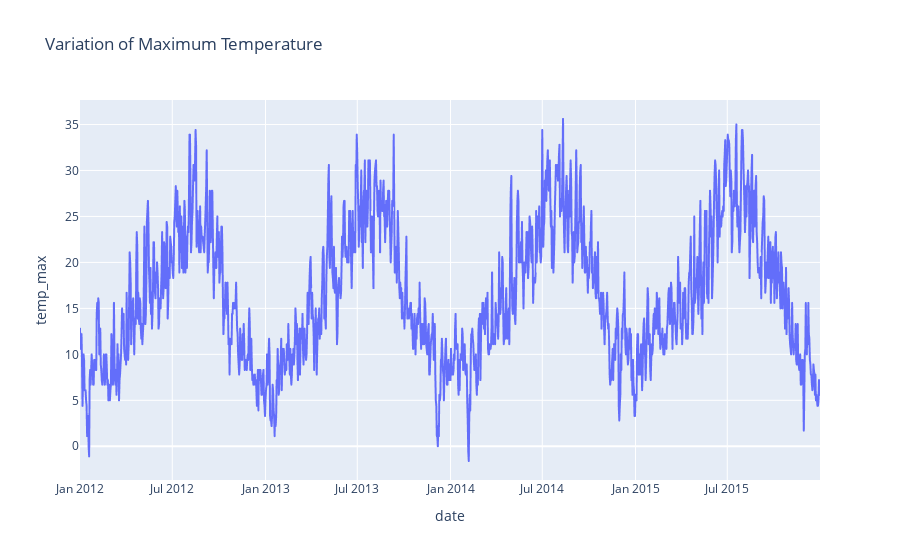

The notebook cell this image was saved under:
### Code cell
px.line(data_frame = data,
       x = 'date',
       y = 'temp_max', 
       title = 'Variation of Maximum Temperature')

### Figure 1 — Plotly figure (JSON) as saved in the notebook; plotly's stock layout.template omitted (floating-point values rounded to 4 significant figures; data arrays with more than 128 entries replaced by an {"elided": "..."} marker saying what was removed)
{"data": [{"hovertemplate": "date=%{x}<br>temp_max=%{y}<extra></extra>", "legendgroup": "", "line": {"color": "#636efa", "dash": "solid"}, "marker": {"symbol": "circle"}, "mode": "lines", "name": "", "showlegend": false, "type": "scattergl", "x": {"elided": "1461 str values"}, "xaxis": "x", "y": {"elided": "1461 float values"}, "yaxis": "y"}], "layout": {"autosize": true, "legend": {"tracegroupgap": 0}, "title": {"text": "Variation of Maximum Temperature"}, "xaxis": {"anchor": "y", "autorange": true, "domain": [0, 1], "range": ["2012-01-01", "2015-12-31"], "title": {"text": "date"}, "type": "date"}, "yaxis": {"anchor": "x", "autorange": true, "domain": [0, 1], "range": [-3.667, 37.67], "title": {"text": "temp_max"}, "type": "linear"}}}
